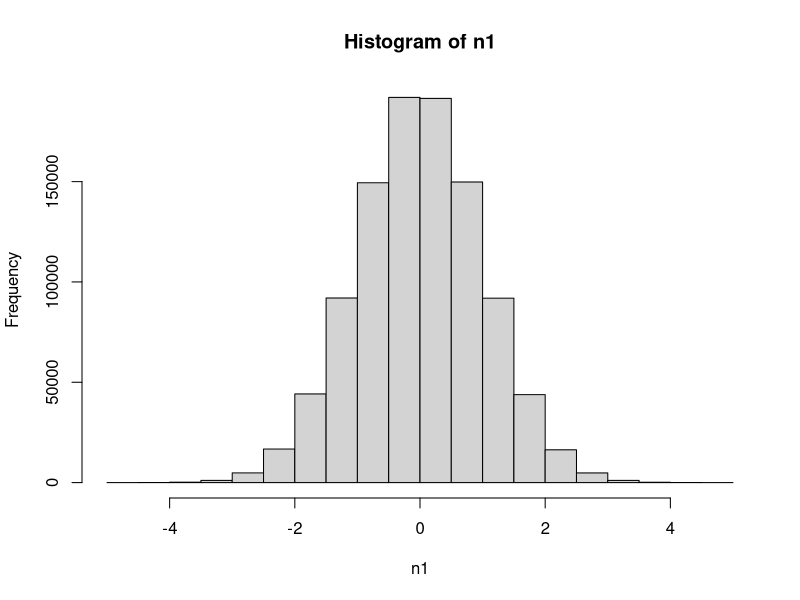
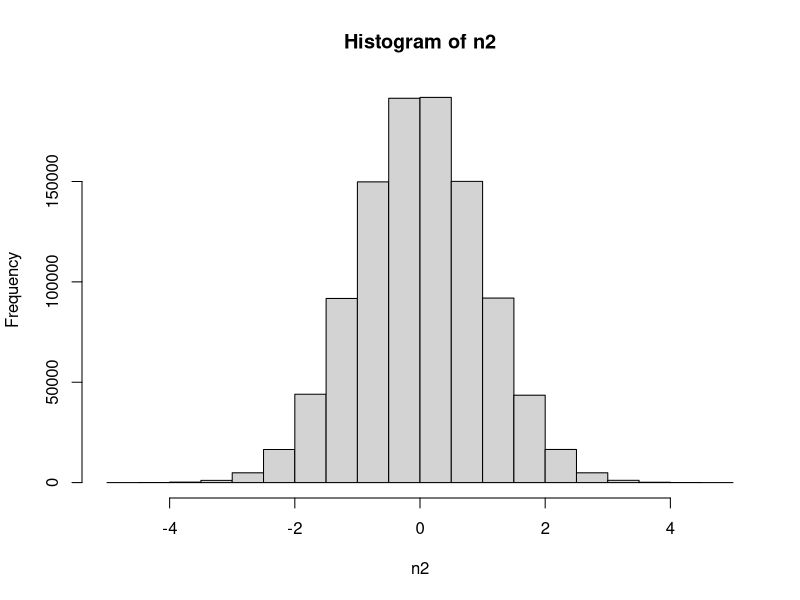
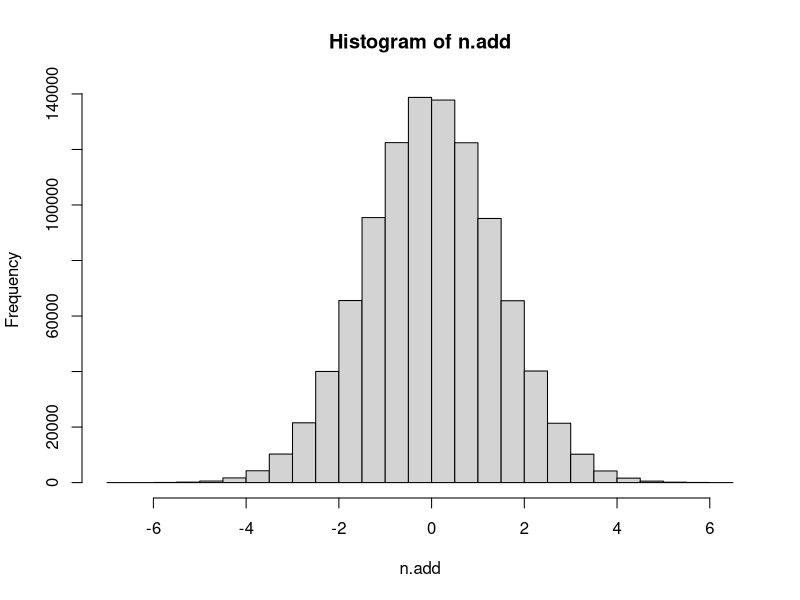
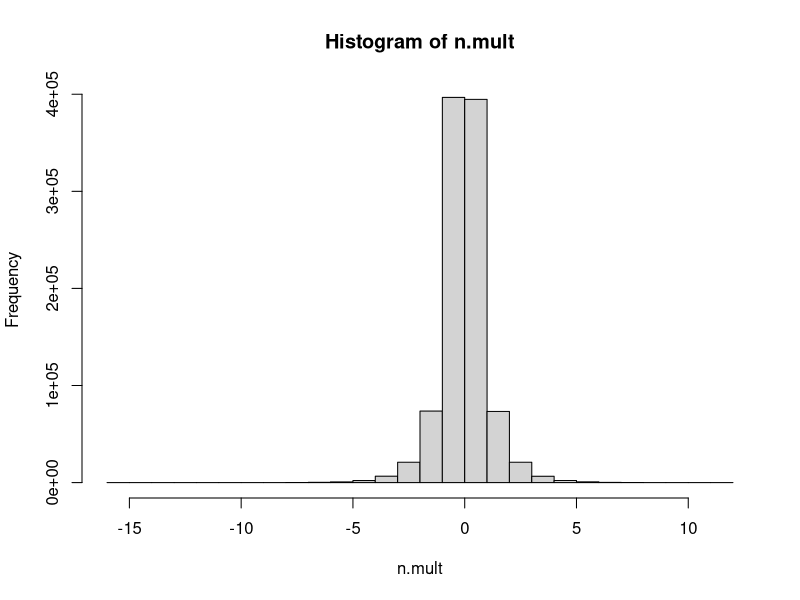
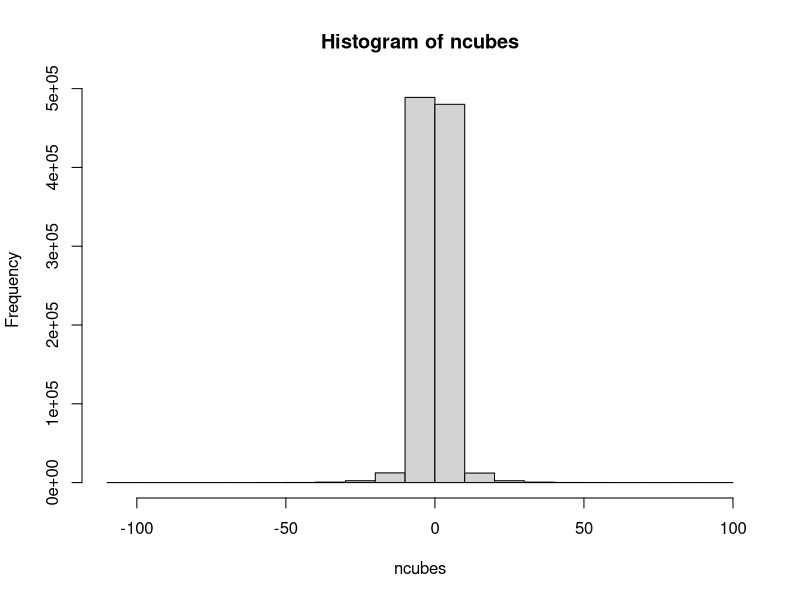

These figures' R source, in order:
n1 <- rnorm(1000000) #create 1 million random normal values
hist(n1)

n2 <- rnorm(1000000) #create another 1 million random normal values
hist(n2)

n.add <- n1+n2 #average scores across two variables
hist(n.add)

n.mult <- n1*n2 #multiple scores across two vatiables
hist(n.mult)

ncubes <- n1^3
hist(ncubes)

install.packages("psych")
library("psych")

#calculate kurtosis for each distribution
kurtosi(n1)
kurtosi(n2)
kurtosi(n.add)
kurtosi(n.mult)
kurtosi(ncubes)
